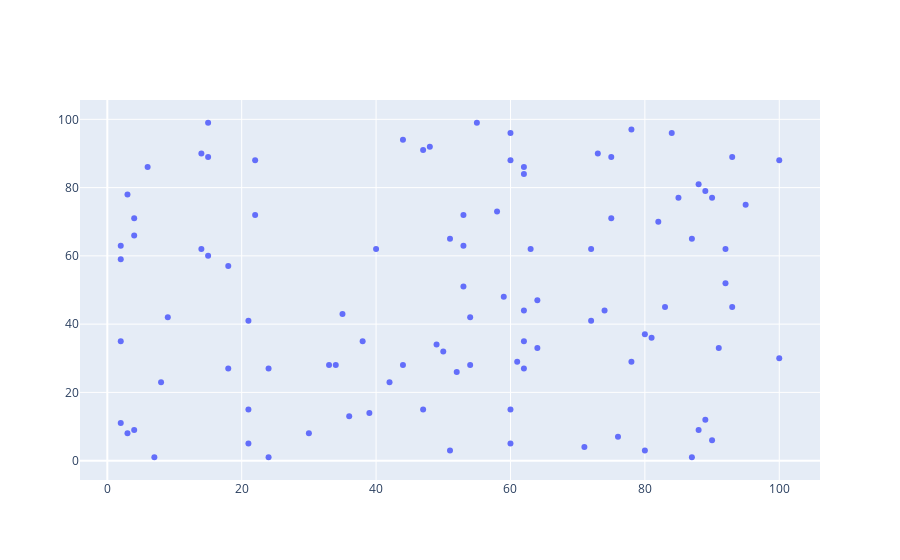

Notebook code cell kept with this figure:
### Markdown cell above
## Scatter Plot

### Code cell
np.random.seed(42)
random_x = np.random.randint(1, 101, 100)
random_y = np.random.randint(1, 101, 100)


data = [go.Scatter(
    x = random_x,
    y = random_y, 
    mode= 'markers'
)] 

fig = go.Figure(data=data)
fig.show()

### Figure 1 — Plotly figure (JSON) as saved in the notebook; plotly's stock layout.template omitted (floating-point values rounded to 4 significant figures)
{"data": [{"mode": "markers", "type": "scatter", "x": [52, 93, 15, 72, 61, 21, 83, 87, 75, 75, 88, 100, 24, 3, 22, 53, 2, 88, 30, 38, 2, 64, 60, 21, 33, 76, 58, 22, 89, 49, 91, 59, 42, 92, 60, 80, 15, 62, 62, 47, 62, 51, 55, 64, 3, 51, 7, 21, 73, 39, 18, 4, 89, 60, 14, 9, 90, 53, 2, 84, 92, 60, 71, 44, 8, 47, 35, 78, 81, 36, 50, 4, 2, 6, 54, 4, 54, 93, 63, 18, 90, 44, 34, 74, 62, 100, 14, 95, 48, 15, 72, 78, 87, 62, 40, 85, 80, 82, 53, 24], "y": [26, 89, 60, 41, 29, 15, 45, 65, 89, 71, 9, 88, 1, 8, 88, 63, 11, 81, 8, 35, 35, 33, 5, 41, 28, 7, 73, 72, 12, 34, 33, 48, 23, 62, 88, 37, 99, 44, 86, 91, 35, 65, 99, 47, 78, 3, 1, 5, 90, 14, 27, 9, 79, 15, 90, 42, 77, 51, 63, 96, 52, 96, 4, 94, 23, 15, 43, 29, 36, 13, 32, 71, 59, 86, 28, 66, 42, 45, 62, 57, 6, 28, 28, 44, 84, 30, 62, 75, 92, 89, 62, 97, 1, 27, 62, 77, 3, 70, 72, 27]}], "layout": {}}
